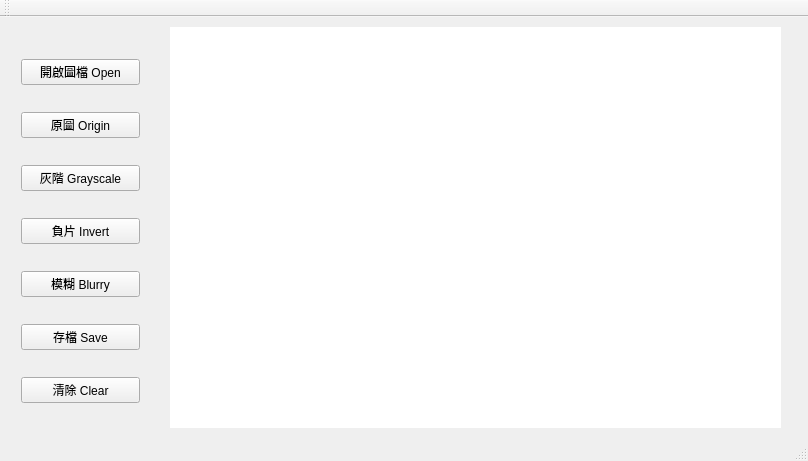
<?xml version="1.0" encoding="UTF-8"?>
<ui version="4.0">
 <class>MainWindow</class>
 <widget class="QMainWindow" name="MainWindow">
  <property name="geometry">
   <rect>
    <x>0</x>
    <y>0</y>
    <width>808</width>
    <height>461</height>
   </rect>
  </property>
  <property name="windowTitle">
   <string>MainWindow</string>
  </property>
  <widget class="QWidget" name="centralWidget">
   <widget class="QLabel" name="image">
    <property name="geometry">
     <rect>
      <x>170</x>
      <y>10</y>
      <width>611</width>
      <height>401</height>
     </rect>
    </property>
    <property name="styleSheet">
     <string notr="true">background-color: rgb(255, 255, 255);</string>
    </property>
    <property name="text">
     <string/>
    </property>
   </widget>
   <widget class="QWidget" name="layoutWidget">
    <property name="geometry">
     <rect>
      <x>10</x>
      <y>10</y>
      <width>141</width>
      <height>411</height>
     </rect>
    </property>
    <layout class="QVBoxLayout" name="verticalLayout">
     <item>
      <widget class="QPushButton" name="open">
       <property name="text">
        <string>開啟圖檔 Open</string>
       </property>
      </widget>
     </item>
     <item>
      <widget class="QPushButton" name="origin">
       <property name="text">
        <string>原圖 Origin</string>
       </property>
      </widget>
     </item>
     <item>
      <widget class="QPushButton" name="gray">
       <property name="text">
        <string>灰階 Grayscale</string>
       </property>
      </widget>
     </item>
     <item>
      <widget class="QPushButton" name="invert">
       <property name="text">
        <string>負片 Invert</string>
       </property>
      </widget>
     </item>
     <item>
      <widget class="QPushButton" name="blurry">
       <property name="text">
        <string>模糊 Blurry</string>
       </property>
      </widget>
     </item>
     <item>
      <widget class="QPushButton" name="save">
       <property name="text">
        <string>存檔 Save</string>
       </property>
      </widget>
     </item>
     <item>
      <widget class="QPushButton" name="clear">
       <property name="text">
        <string>清除 Clear</string>
       </property>
      </widget>
     </item>
    </layout>
   </widget>
  </widget>
  <widget class="QMenuBar" name="menuBar">
   <property name="geometry">
    <rect>
     <x>0</x>
     <y>0</y>
     <width>808</width>
     <height>17</height>
    </rect>
   </property>
  </widget>
  <widget class="QToolBar" name="mainToolBar">
   <attribute name="toolBarArea">
    <enum>TopToolBarArea</enum>
   </attribute>
   <attribute name="toolBarBreak">
    <bool>false</bool>
   </attribute>
  </widget>
  <widget class="QStatusBar" name="statusBar"/>
 </widget>
 <layoutdefault spacing="6" margin="11"/>
 <resources/>
 <connections/>
</ui>
